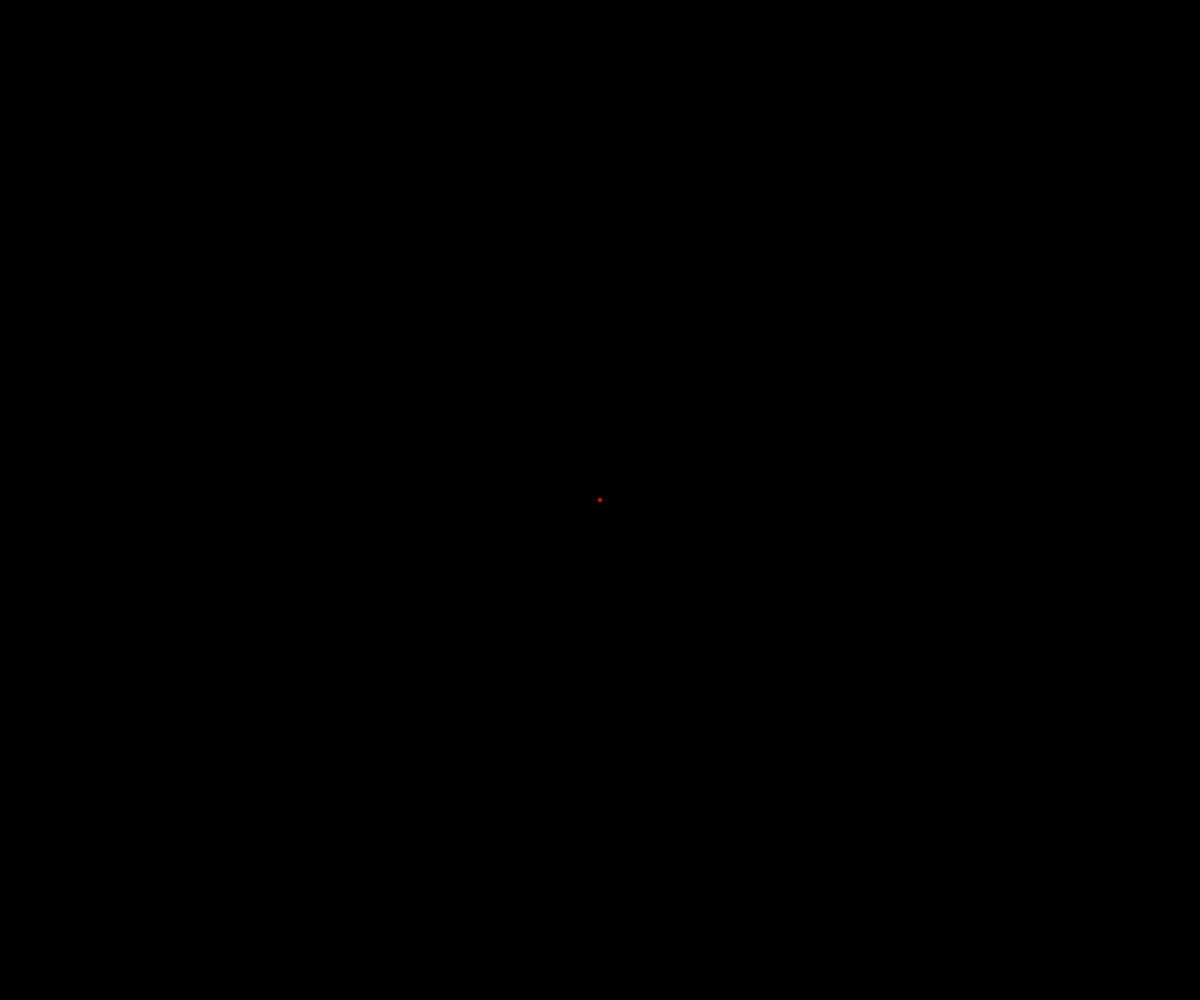
Frame 1 (no input)
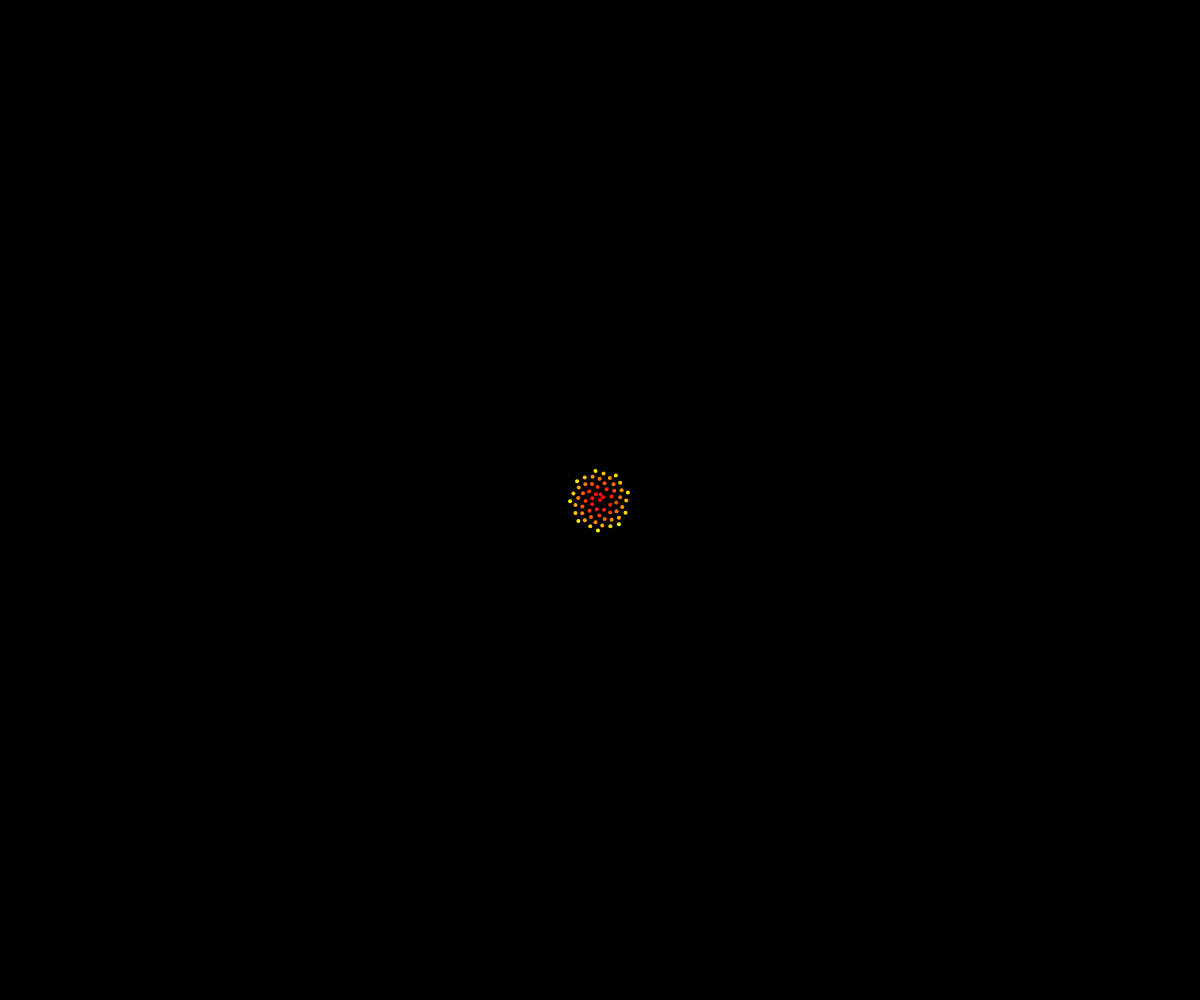
Frame 60 (no input)
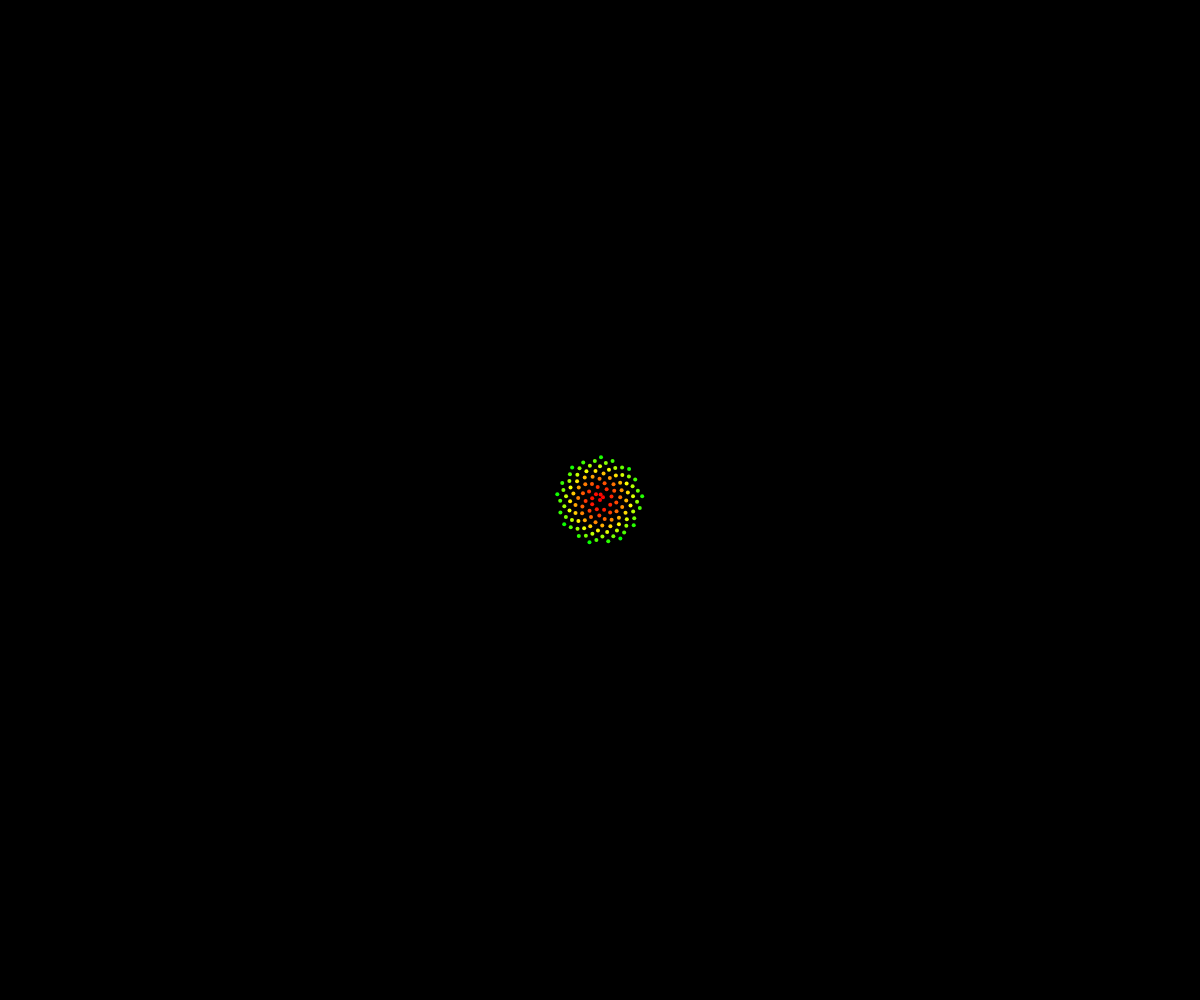
Frame 120 (the mouse pressed at the canvas centre since frame 60)

The p5.js sketch that drew these frames (run headless with seeded random() and noise() and a simulated clock; from frame 60 on, the mouse is pressed at the canvas centre):

// p5.js sketch
// ── sketch.js
var n = 0;
var c = 4;
function setup(){
 canvasWidth = window.innerWidth;
 canvasHeight = window.innerHeight;
 createCanvas(canvasWidth,canvasHeight);
 colorMode(DEGREES);
 colorMode(HSB);
 background(0);
}
function draw(){
  var a = n * 137.5;
  var r = c * sqrt(n);

  var x = r* cos(a) + width/2;    //width/2-so hat it get draw in the center
  var y = r* sin(a) + height/2;

  noStroke();
  fill(n%256,255,255);
  ellipse(x,y,4,4);

  n++;
}
